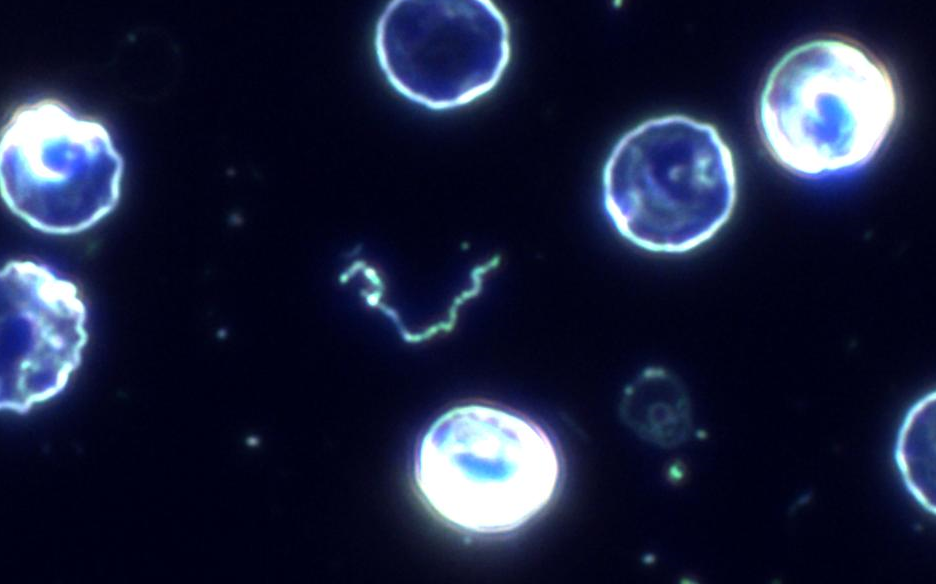
%> input picture Assignment_Input/IMG_11.png, 936 x 584 px
$ octave Task1to4.m   (GNU Octave 9; MATLAB toolbox functions it lacks are replaced by stand-ins)
%> lines starting %> are read from the running program, lines starting %| are printed output that depends on the picture; in (x1, y1, x2, y2) boxes, pixels count from 0 and x2, y2 are one past the last pixel; in counts of white or black regions, pixels touching at a corner belong together; the program's own positions count from 1
clear; close all;

% Task 1: Pre-processing -----------------------
% Step-1: Load input image
I = imread('IMG_11.png');
%> I is the input picture: size 584x936x3 uint8; mean R, G, B 27.5, 33.3, 59.9
%figure, imshow(I)

% Step-2: Covert image to grayscale
I_gray = rgb2gray(I);
%figure, imshow(I_gray)

% Step-3: Rescale image
B = imresize(I_gray, [512 NaN]);
%figure, imshow(B)
histogram(B, 64)
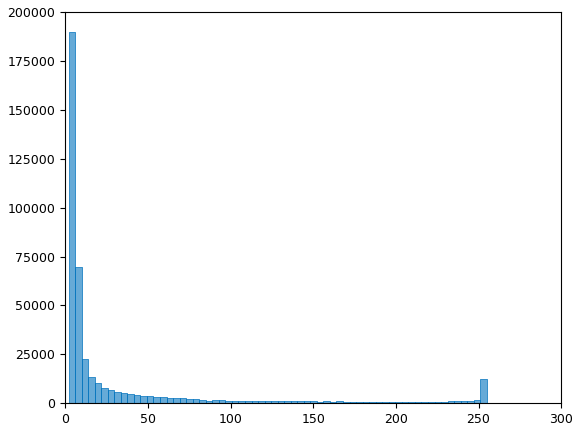
%> figure redrawn from the program's plot data; tallest bar 189949 high, from x = 2 to 5.95

% Step-5: Enhance image before binarisation
pout_imadjust = imadjust(B);
pout_histeq = histeq(B);
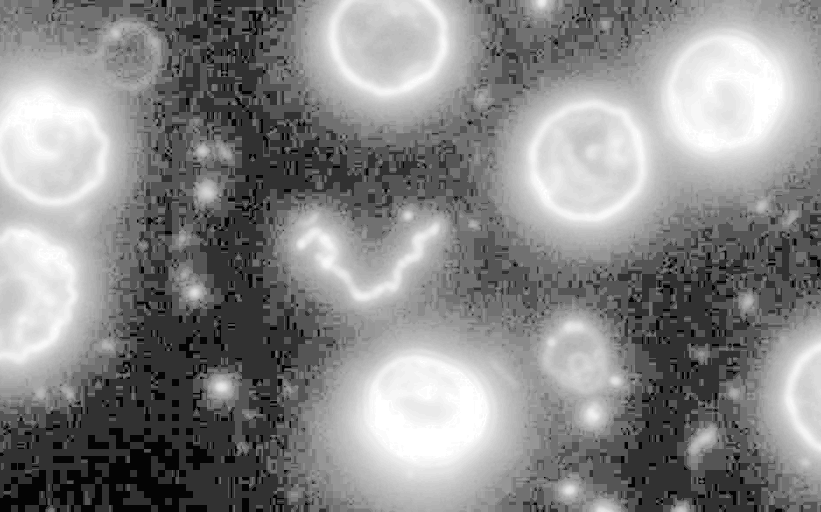
%> pout_histeq: size 512x821 uint8; min 4, max 255, mean 134.8
pout_adapthisteq = adapthisteq(B);
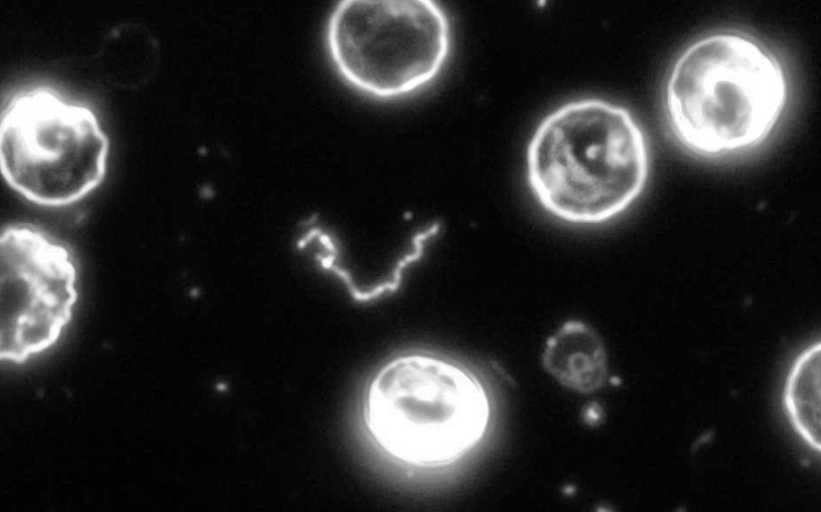
%> pout_adapthisteq: size 512x821 uint8; min 0, max 255, mean 43.8
% Step-6: Histogram after enhancement
histogram(B, 64)
% Step-7: Image Binarisation
C = imbinarize(B);
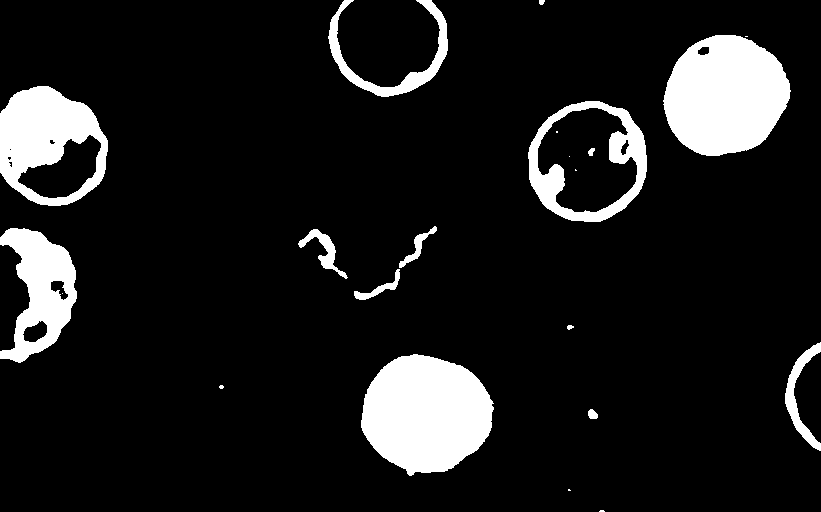
%> C: size 512x821 logical; 11% white; 22 white regions (8 under 20 px), largest, box (x1, y1, x2, y2) and area: (361, 354, 494, 476) 12050, (663, 35, 791, 156) 11661, (0, 86, 108, 206) 7436
%figure, imshowpair(B,BW,'montage')
% Task 2: Edge detection ------------------------
[~,threshold] = edge(C,'sobel');
%> threshold = 0.135
fudgeFactor = 0.5;
D = edge(C,'sobel',threshold * fudgeFactor);
%> D: size 512x821 logical; 1.2% white in thin lines or dots
figure, imshow(D)
% Task 3: Simple segmentation --------------------
padsize = 1;
padvalue = 255; % or 1 if image is single, double, or logical.
paddedImage = padarray(D, padsize, padvalue);
%> paddedImage: size 514x821 logical; 1.6% white in thin lines or dots
se90 = strel('line', 3, 90);
se0 = strel('line', 3, 0);
BWsdil = imdilate(paddedImage, [se90 se0]);
%> BWsdil: size 514x821 logical; 4.4% white; 29 white regions (1 under 20 px), largest, box (x1, y1, x2, y2) and area: (0, 0, 821, 100) 3652, (0, 509, 821, 514) 1660, (536, 107, 639, 215) 1544
figure, imshow(BWsdil), title('dilated gradient mask');
BWdfill = imfill(BWsdil, 'holes');
%> BWdfill: size 514x821 logical; 14.4% white; 22 white regions, largest, box (x1, y1, x2, y2) and area: (359, 353, 496, 479) 12825, (662, 34, 792, 159) 12494, (526, 100, 649, 225) 12130
figure, imshow(BWdfill);
% Task 4: Object Recognition --------------------
BWnobord = imclearborder(BWdfill,4); %Removes the border that was made earlier
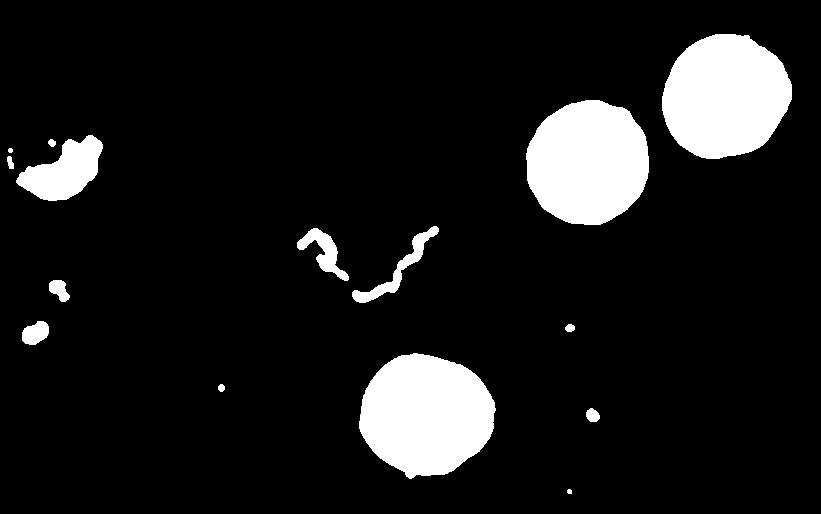
%> BWnobord: size 514x821 logical; 10.4% white; 15 white regions, largest, box (x1, y1, x2, y2) and area: (359, 353, 496, 479) 12825, (662, 34, 792, 159) 12494, (526, 100, 649, 225) 12130
props = regionprops(BWnobord, 'MajorAxisLength', 'MinorAxisLength'); %Calculates the Axis length
%> props = 15 regions; first 5, MajorAxisLength and MinorAxisLength: 14.79 5.98, 5.22 5.22, 93.18 48.29, 30.65 20.01, 8.48 7.23
MajorAxisL = [props.MajorAxisLength]; %Stores the Axis length
%> MajorAxisL = [14.79 5.22 93.18 30.65 8.48 26.36 7.97 65.6 128 134.9 127 10.16 5.62 15.12 131.4]
MinorAxisL = [props.MinorAxisLength];
%> MinorAxisL = [5.98 5.22 48.29 20.01 7.23 15.53 7.13 29.05 22.92 121.3 121.6 8 5.1 12.43 121.3]
aspectRatio = MajorAxisL ./ MinorAxisL; %Calculates the aspect ratio
%> aspectRatio = [2.47 1 1.93 1.53 1.17 1.7 1.12 2.26 5.59 1.11 1.04 1.27 1.1 1.22 1.08]
Amount = length(props);
%> Amount = 15
cmap = zeros(Amount+1, 3);
for k = 1 : Amount %For loop for the amount of objects in the image
	if aspectRatio(k) > 2 % Whatever value you want.
		cmap(k+1, :) = [0, 0, 1]; % Bacteria is labeled in blue
	else
		cmap(k+1, :) = [1, 0, 0]; % The blood cells have a smaller aspect ratio value and are labeled red
	end
end
%> this loop made 15 passes
%> after the loop, cmap = 16 rows, first 12: [0 0 0; 0 0 1; 1 0 0; 1 0 0; 1 0 0; 1 0 0; 1 0 0; 1 0 0; 0 0 1; 0 0 1; 1 0 0; 1 0 0]
cmap;
h3 = subplot(2, 2, 3);
labeledImage = bwlabel(BWnobord);
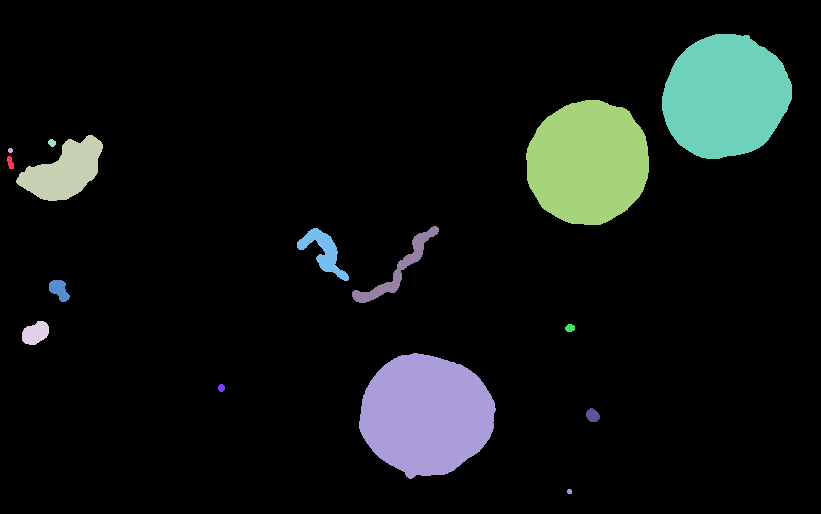
%> labeledImage: size 514x821 double; 16 distinct labels, from 0 to 15; one colour per label, 0 black
imshow(labeledImage, []);
colormap(h3, cmap);
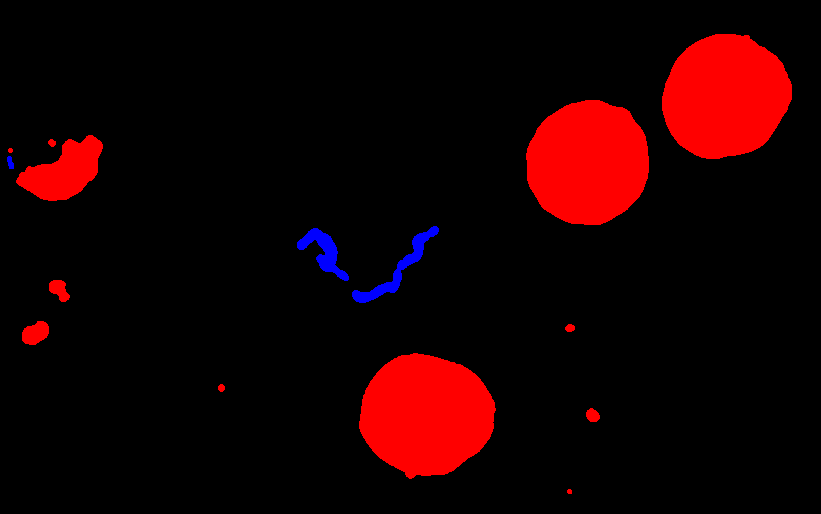
%> displayed picture: size 514x821x3, on the screen's scale of 0 to 255; mean R, G, B 25.2, 0, 1.3

$ run again, with Assignment_Input/IMG_01.png copied over Assignment_Input/IMG_11.png
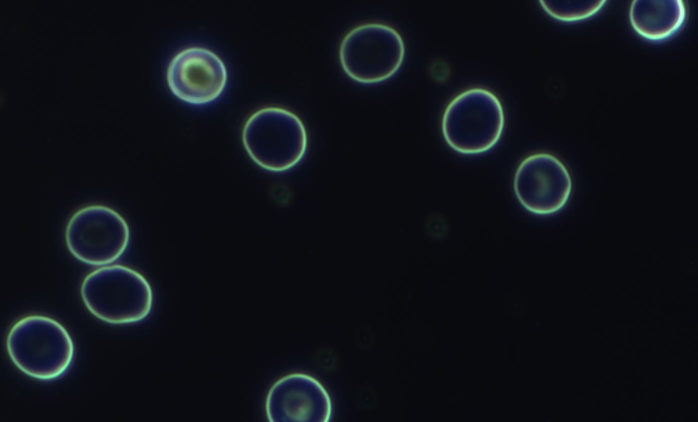
%> input picture Assignment_Input/IMG_01.png, 1396 x 844 px (shown at 1/2 size)
%> I is the input picture: size 844x1396x3 uint8; mean R, G, B 15.1, 18.4, 23.6
%> `C = imbinarize(B);`:
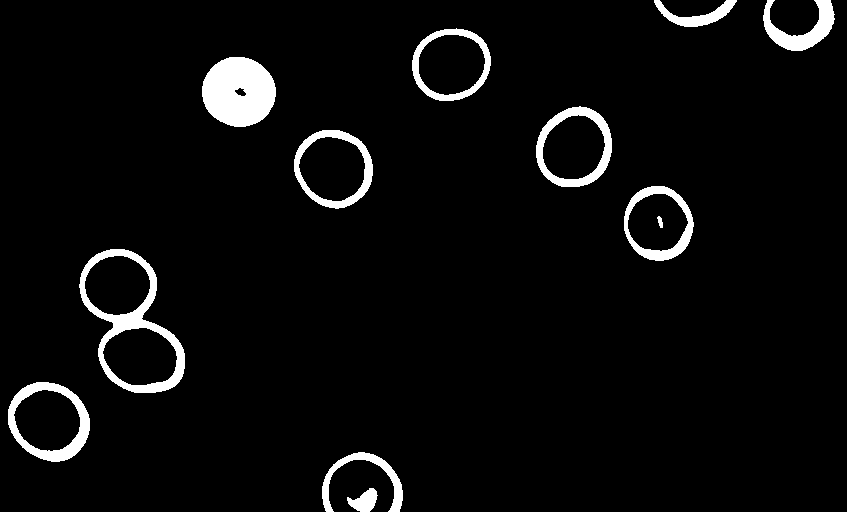
%> C: size 512x847 logical; 4.5% white; 12 white regions, largest, box (x1, y1, x2, y2) and area: (202, 57, 276, 127) 4007, (79, 249, 185, 393) 3371, (8, 382, 90, 462) 2016
%> threshold = 0.134
%> D: size 512x847 logical; 1.2% white in thin lines or dots
%> paddedImage: size 514x847 logical; 1.6% white in thin lines or dots
%> BWsdil: size 514x847 logical; 4.4% white; 17 white regions, largest, box (x1, y1, x2, y2) and area: (0, 0, 847, 54) 3293, (0, 451, 847, 514) 3145, (77, 248, 187, 396) 1668
%> BWdfill: size 514x847 logical; 12.2% white; 9 white regions, largest, box (x1, y1, x2, y2) and area: (77, 248, 187, 396) 10426, (0, 0, 847, 54) 6668, (0, 451, 847, 514) 5952
%> BWnobord: size 514x847 logical; 9.3% white; 7 white regions, largest, box (x1, y1, x2, y2) and area: (77, 248, 187, 396) 10426, (6, 381, 92, 465) 5550, (534, 106, 614, 190) 5330
%> props = 7 regions; MajorAxisLength and MinorAxisLength: 89.63 78.88, 171.3 84.46, 77.94 73.59, 85.13 79.64, 84.15 75.92, 86.7 78.34, 79.4 72.82
%> MajorAxisL = [89.63 171.3 77.94 85.13 84.15 86.7 79.4]
%> MinorAxisL = [78.88 84.46 73.59 79.64 75.92 78.34 72.82]
%> aspectRatio = [1.14 2.03 1.06 1.07 1.11 1.11 1.09]
%> Amount = 7
%> the loop `for k = 1 : Amount` made 7 passes
%> after the loop `for k = 1 : Amount`: cmap = [0 0 0; 1 0 0; 0 0 1; 1 0 0; 1 0 0; 1 0 0; 1 0 0; 1 0 0]
%> labeledImage: size 514x847 double; 8 distinct labels, from 0 to 7
%> `colormap(h3, cmap);`:
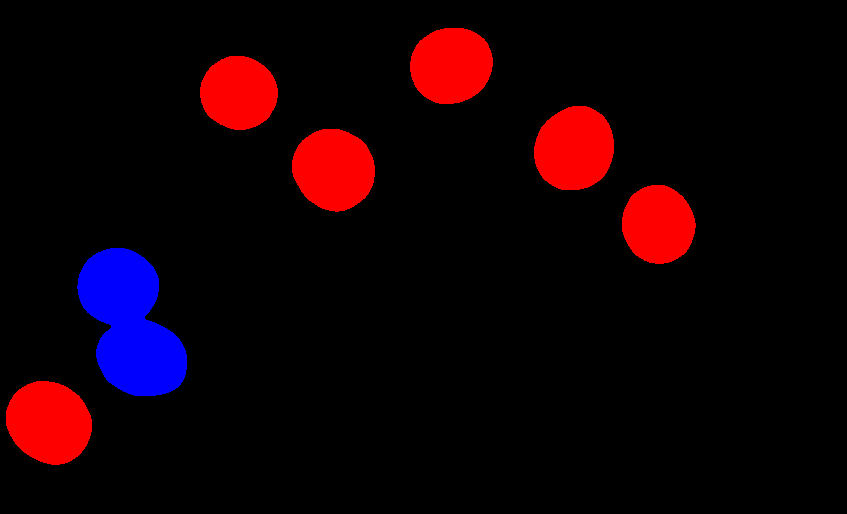
%> displayed picture: size 514x847x3, on the screen's scale of 0 to 255; mean R, G, B 17.7, 0, 6.1

$ run again, with Assignment_Input/IMG_02.png copied over Assignment_Input/IMG_11.png
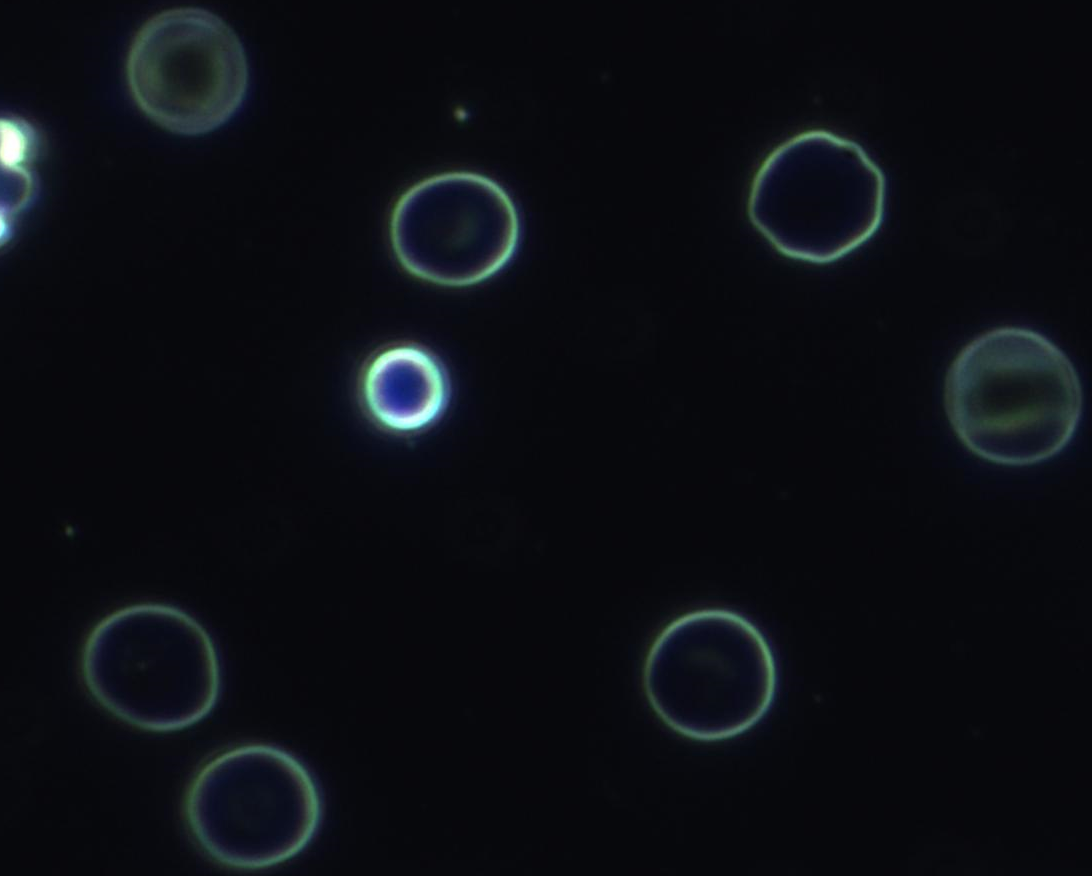
%> input picture Assignment_Input/IMG_02.png, 1092 x 876 px
%> I is the input picture: size 876x1092x3 uint8; mean R, G, B 11.7, 14.2, 18.9
%> `C = imbinarize(B);`:
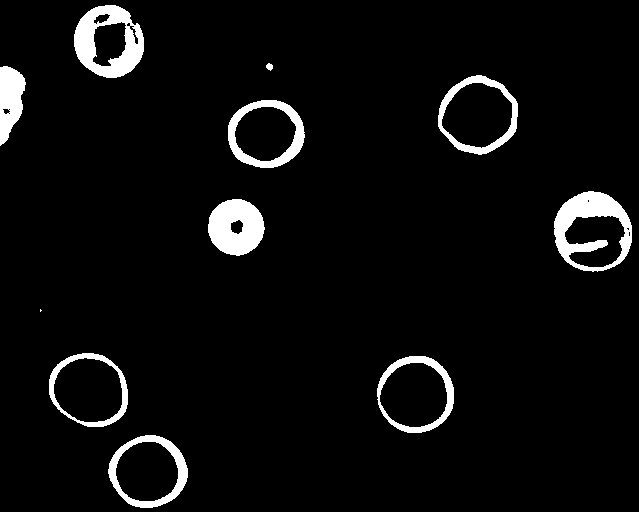
%> C: size 512x639 logical; 5.1% white; 11 white regions (1 under 20 px), largest, box (x1, y1, x2, y2) and area: (554, 191, 632, 272) 2817, (74, 5, 144, 78) 2733, (208, 199, 265, 256) 2374
%> threshold = 0.142
%> D: size 512x639 logical; 1.4% white in thin lines or dots
%> paddedImage: size 514x639 logical; 1.8% white in thin lines or dots
%> BWsdil: size 514x639 logical; 4.9% white; 17 white regions, largest, box (x1, y1, x2, y2) and area: (552, 190, 634, 274) 1979, (436, 74, 520, 158) 1760, (47, 352, 130, 430) 1708
%> BWdfill: size 514x639 logical; 12.5% white; 14 white regions, largest, box (x1, y1, x2, y2) and area: (552, 190, 634, 274) 5446, (436, 74, 520, 158) 5308, (375, 355, 456, 436) 5183
%> props = 11 regions; first 5, MajorAxisLength and MinorAxisLength: 11.38 9.11, 5.77 5.77, 86.55 74.93, 77.69 72.3, 82.21 76.14
%> MajorAxisL = [11.38 5.77 86.55 77.69 82.21 60.44 81.55 11.27 81.45 83.85 85.06]
%> MinorAxisL = [9.11 5.77 74.93 72.3 76.14 60.03 72.3 9.83 81.05 80.73 81.58]
%> aspectRatio = [1.25 1 1.16 1.07 1.08 1.01 1.13 1.15 1.01 1.04 1.04]
%> Amount = 11
%> the loop `for k = 1 : Amount` made 11 passes
%> after the loop `for k = 1 : Amount`: cmap = [0 0 0; 1 0 0; 1 0 0; 1 0 0; 1 0 0; 1 0 0; 1 0 0; 1 0 0; 1 0 0; 1 0 0; 1 0 0; 1 0 0]
%> labeledImage: size 514x639 double; 12 distinct labels, from 0 to 11
%> `colormap(h3, cmap);`:
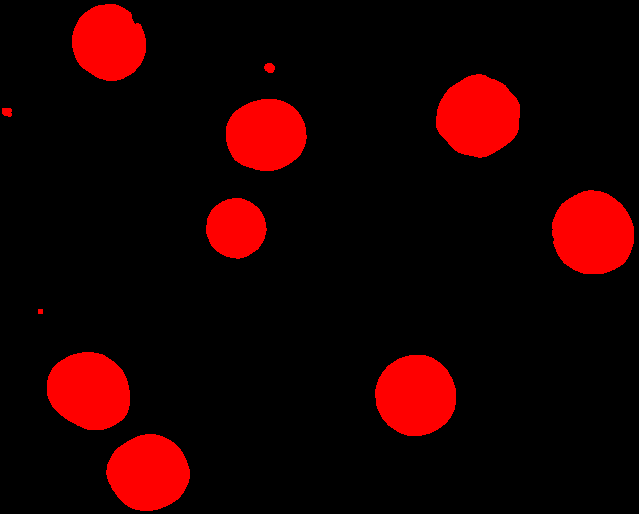
%> displayed picture: size 514x639x3, on the screen's scale of 0 to 255; mean R, G, B 29.5, 0, 0

$ run again, with Assignment_Input/IMG_03.png copied over Assignment_Input/IMG_11.png
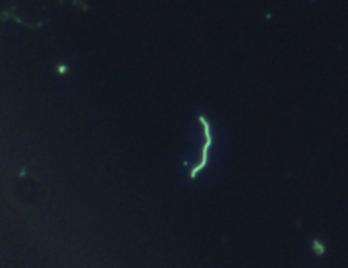
%> input picture Assignment_Input/IMG_03.png, 348 x 268 px
%> I is the input picture: size 268x348x3 uint8; mean R, G, B 21, 25.6, 34.9
%> C: size 512x665 logical; 0.55% white; 5 white regions (2 under 20 px), largest, box (x1, y1, x2, y2) and area: (364, 222, 404, 340) 1428, (601, 461, 618, 483) 244, (111, 125, 126, 140) 178
%> threshold = 0.0469
%> D: size 512x665 logical; 0.16% white in thin lines or dots, all inside (x1, y1, x2, y2) = (43, 124, 619, 484)
%> paddedImage: size 514x665 logical; 0.55% white in thin lines or dots
%> BWsdil: size 514x665 logical; 1.2% white; 7 white regions, largest, box (x1, y1, x2, y2) and area: (0, 0, 665, 2) 1330, (0, 512, 665, 514) 1330, (362, 221, 406, 343) 1055
%> BWdfill: size 514x665 logical; 1.6% white; 7 white regions, largest, box (x1, y1, x2, y2) and area: (362, 221, 406, 343) 1963, (0, 0, 665, 2) 1330, (0, 512, 665, 514) 1330
%> BWnobord: size 514x665 logical; 0.78% white; 5 white regions, box (x1, y1, x2, y2) and area: (362, 221, 406, 343) 1963, (599, 461, 620, 486) 367, (109, 124, 128, 143) 278, (351, 309, 359, 317) 52, (42, 330, 47, 335) 21
%> props = 5 regions; MajorAxisLength and MinorAxisLength: 5.22 5.22, 19.28 18.5, 8.18 8.18, 139.3 31.37, 28.01 16.96
%> MajorAxisL = [5.22 19.28 8.18 139.3 28.01]
%> MinorAxisL = [5.22 18.5 8.18 31.37 16.96]
%> aspectRatio = [1 1.04 1 4.44 1.65]
%> Amount = 5
%> the loop `for k = 1 : Amount` made 5 passes
%> after the loop `for k = 1 : Amount`: cmap = [0 0 0; 1 0 0; 1 0 0; 1 0 0; 0 0 1; 1 0 0]
%> labeledImage: size 514x665 double; 6 distinct labels, from 0 to 5
%> `colormap(h3, cmap);`:
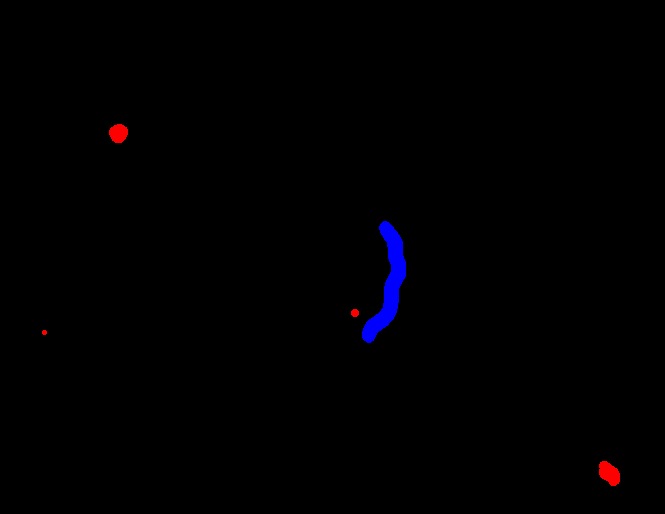
%> displayed picture: size 514x665x3, on the screen's scale of 0 to 255; mean R, G, B 0.5, 0, 1.5
